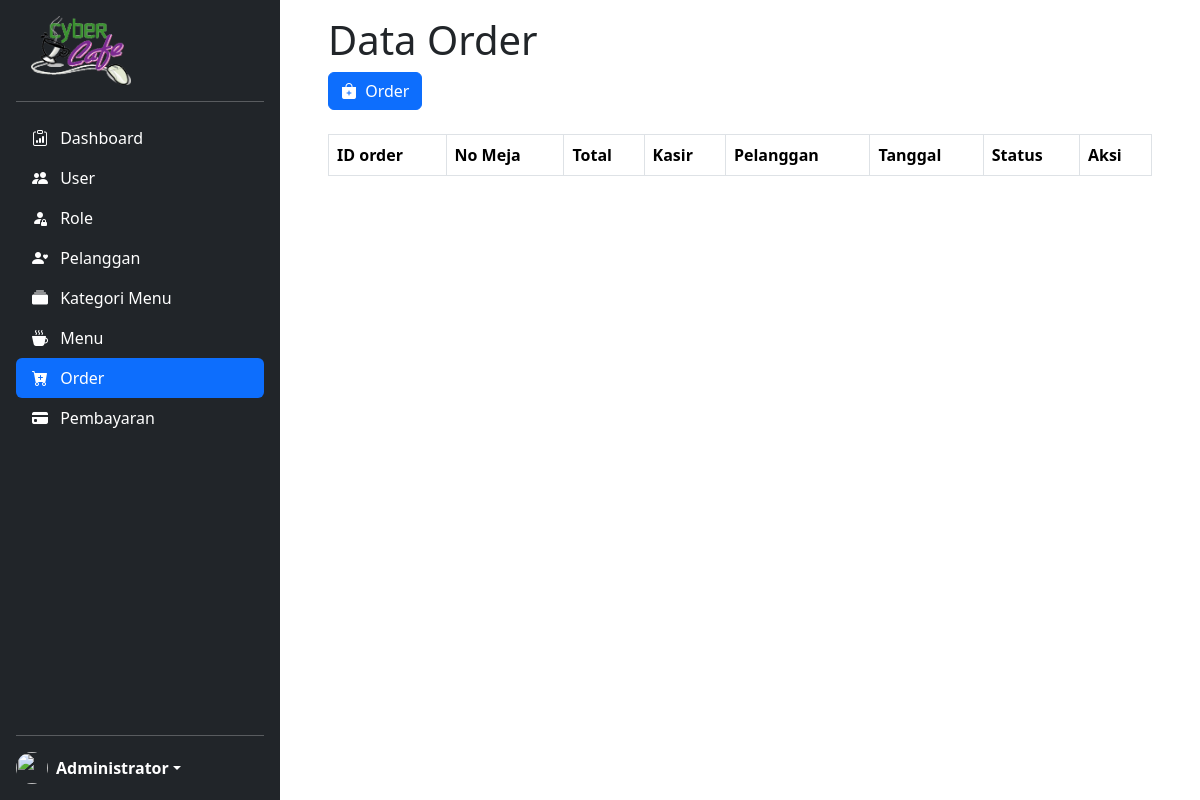
Before: /transaksi-order.php (signed in) with the older database file.
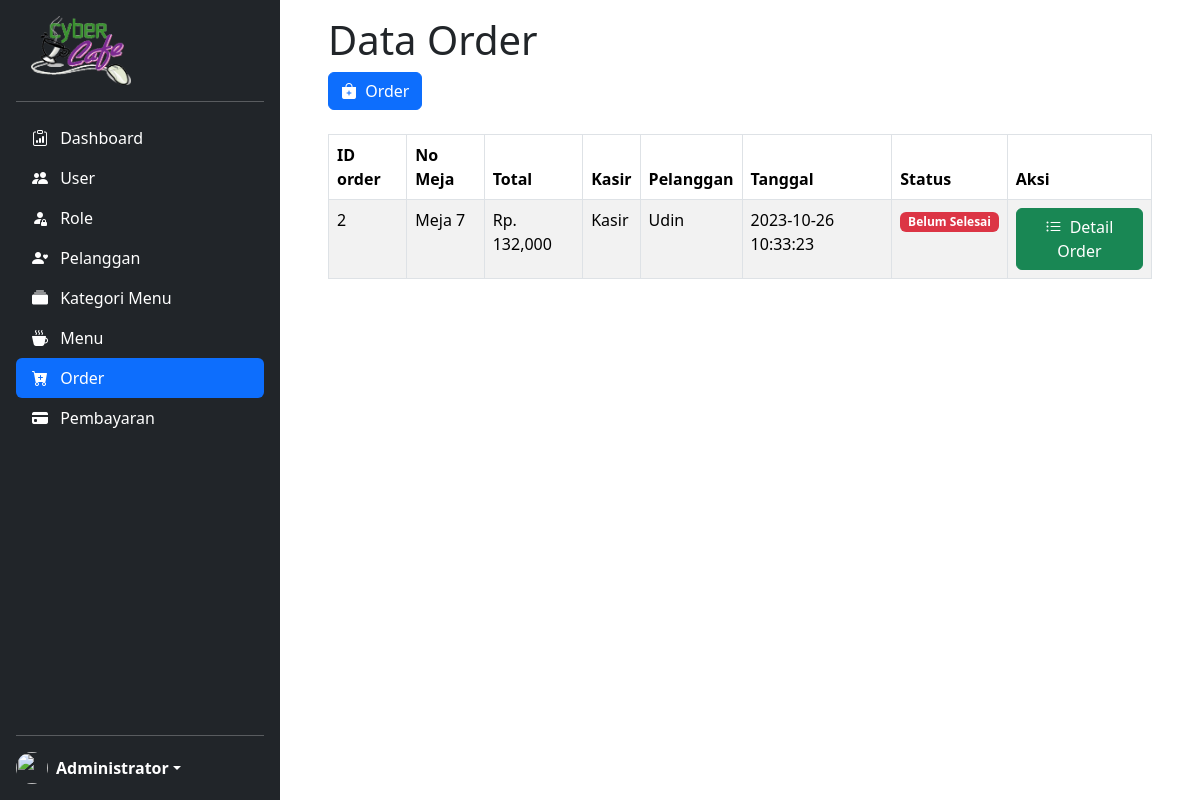
After: the same page with the newer database file.
### tables this page shows
CREATE TABLE `order` (
  `id_order` int(11) NOT NULL,
  `no_meja` varchar(30) NOT NULL,
  `tanggal` datetime NOT NULL,
  `id_user` int(11) NOT NULL,
  `id_pelanggan` int(11) NOT NULL,
  `total` int(11) NOT NULL,
  `status_order` varchar(20) NOT NULL
);

CREATE TABLE `user` (
  `id_user` int(11) NOT NULL,
  `id_role` int(11) NOT NULL,
  `username` varchar(50) NOT NULL,
  `password` varchar(100) NOT NULL,
  `nama_user` varchar(50) NOT NULL
);

CREATE TABLE `pelanggan` (
  `id_pelanggan` int(11) NOT NULL,
  `nama_pelanggan` varchar(30) NOT NULL,
  `alamat` text NOT NULL,
  `no_telepon` varchar(13) NOT NULL,
  `jenis_kelamin` enum('Laki-laki','Perempuan') NOT NULL,
  `tempat_lahir` varchar(20) NOT NULL,
  `tanggal_lahir` date NOT NULL,
  `jenis_pelanggan` enum('Gold','Silver','Bronze') NOT NULL
);

### transaksi-order.php (the view, shortened to what this page needs)
<!DOCTYPE html>
<html>
<head>
    <?php
	include "header.php";
	?>
</head>
<body>
    <main id="fullpage">
        <?php
        include "sidebar.php";
        ?>
        <div class="container pt-3 me-0 pe-5 ps-5 scrollarea">
            <div class="row">
                <div class="col">
                    <h1>Data Order</h1>
                    <a href="tambah-order.php" class="btn btn-primary"><i class="bi-bag-plus-fill me-1"></i> Order</a><br>
                    <?php
                        $sql = "SELECT * FROM `order` o JOIN user u ON o.id_user=u.id_user JOIN pelanggan p ON o.id_pelanggan=p.id_pelanggan";
                        $order = mysqli_query($conn, $sql);
                    ?>
                    <br>
                    <table class="table table-bordered table-striped table-hover" id="data-order">
                        <thead>
                            <tr>
                                <th>ID order</th>
                                <th>No Meja</th>
                                <th>Total</th>
                                <th>Kasir</th>
                                <th>Pelanggan</th>
                                <th>Tanggal</th>
                                <th>Status</th>
                                <th>Aksi</th>
                            </tr>
                        </thead>
                        <tbody>
                            <?php foreach ($order as $row) :
                            if($row["status_order"]=='Belum Selesai') $status='danger';
                            else if($row["status_order"]=='Selesai') $status='primary';
                            ?>
                        <tr>
                            <td><?= $row["id_order"]; ?></td>
                            <td>Meja <?= $row["no_meja"]; ?></td>
                            <td>Rp. <?= number_format($row["total"]); ?></td>
                            <td><?= $row["nama_user"]; ?></td>
                            <td><?= $row["nama_pelanggan"]; ?></td>
                            <td><?= $row["tanggal"]; ?></td>
                            <td><span class="badge bg-<?=$status?>"><?= $row["status_order"]; ?></span></td>
                            <td>
                                <?php
                                    echo "<a href='detail-order.php?id=$row[id_order]' class='btn btn-success'><i class='bi-list-ul me-1'></i> Detail Order</a>";
                                ?>
                            </td>
                        </tr>
                            <?php endforeach; ?>
                        </tbody>
                    </table>
                </div>
            </div>
        </div>
    </main>
</body>
</html>

Changed rows visible on the page:
added order: id_order "2", no_meja "7", total "132,000", id_user.nama_user "Kasir", id_pelanggan.nama_pelanggan "Udin", tanggal "2023-10-26 10:33:23", status_order "Belum Selesai"
